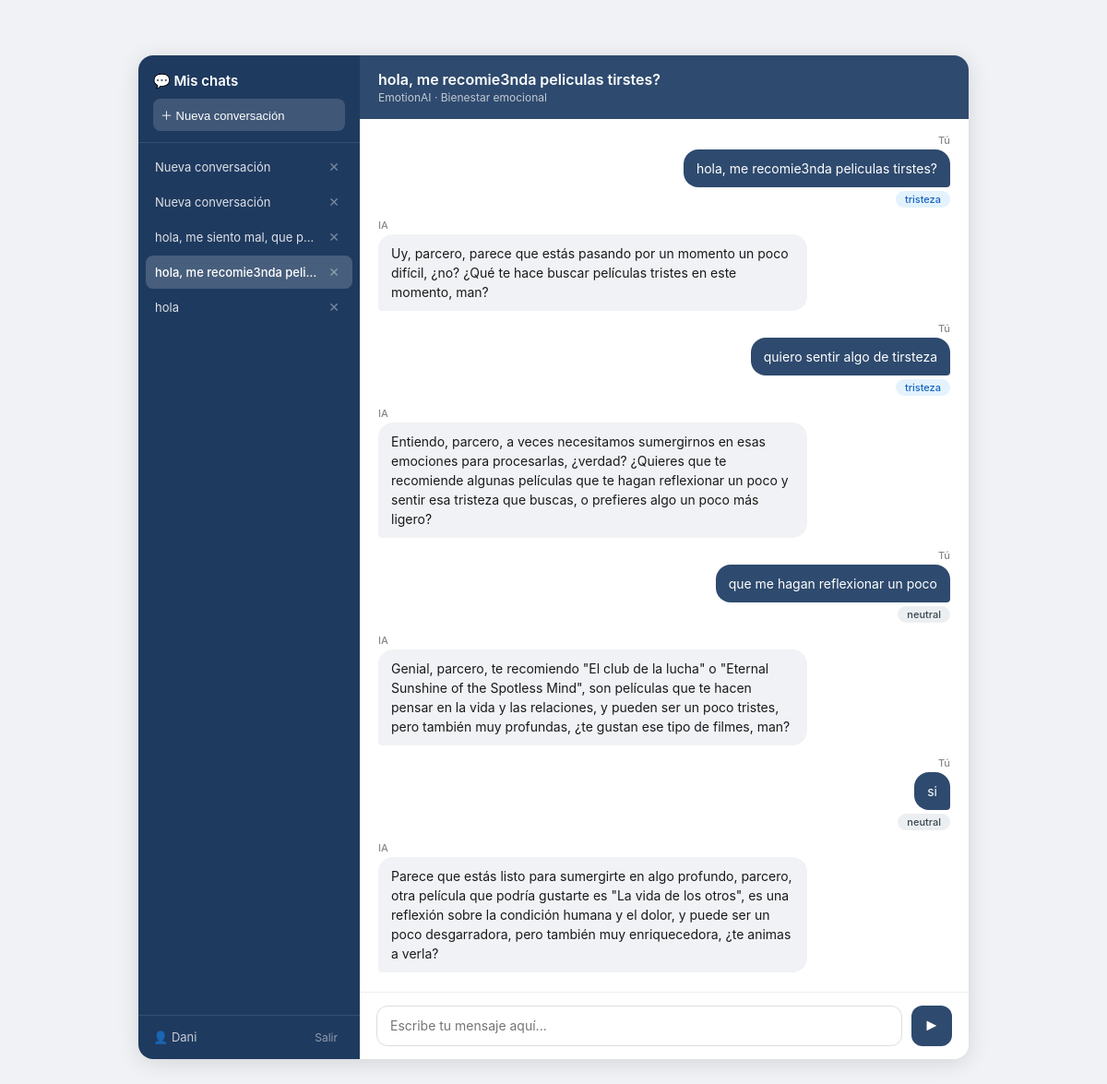
The page /api/analisis/conversacion/5/ (signed in) on the database its author committed.
### chat/models.py (models this page shows, shortened)
class Conversacion(models.Model):
    usuario = models.ForeignKey(
        User,
        on_delete=models.CASCADE,
        related_name='conversaciones'
    )
    titulo = models.CharField(max_length=200, default='Nueva conversación')
    fecha_inicio = models.DateTimeField(auto_now_add=True)
    fecha_ultimo_mensaje = models.DateTimeField(auto_now=True)
    class Meta:
        ordering = ['-fecha_ultimo_mensaje']
        db_table = 'chat_conversacion'

class Mensaje(models.Model):
    conversacion = models.ForeignKey(
        Conversacion,
        on_delete=models.CASCADE,
        related_name='mensajes',
        null=True,
        blank=True
    )
    usuario = models.ForeignKey(
        User,
        on_delete=models.CASCADE,
        related_name='mensajes',
        null=True,
        blank=True
    )
    texto = models.TextField(verbose_name='Texto del mensaje')
    emocion_detectada = models.CharField(max_length=50, blank=True, null=True)
    respuesta_ia = models.TextField(blank=True, null=True)
    fecha_creacion = models.DateTimeField(auto_now_add=True)
    class Meta:
        ordering = ['fecha_creacion']
        db_table = 'chat_mensaje'

### analisis/views.py (the view)
# urls.py: path('conversacion/<int:conv_id>/',    cambiar_conversacion,        name='cambiar-conversacion'),
@login_required
def cambiar_conversacion(request, conv_id):
    conversacion = get_object_or_404(
        Conversacion, id=conv_id, usuario=request.user
    )
    conversaciones = Conversacion.objects.filter(usuario=request.user)
    mensajes = conversacion.mensajes.all()
    return render(request, 'chat.html', {
        'conversacion': conversacion,
        'conversaciones': conversaciones,
        'mensajes': mensajes,
    })

### templates/chat.html (shortened to what this page needs)
<!DOCTYPE html>
<html lang="es">
<head>
</head>
<body>
<div class="app">
  <div class="sidebar">
    <div class="sidebar-header">
      <h2>💬 Mis chats</h2>
      <button class="btn-nuevo" onclick="nuevaConversacion()">
        ＋ Nueva conversación
      </button>
    </div>
    <div class="conv-lista" id="conv-lista">
      {% for conv in conversaciones %}
        <div class="conv-item {% if conv.id == conversacion.id %}activa{% endif %}"
             id="conv-{{ conv.id }}"
             onclick="cargarConversacion({{ conv.id }})">
          <span class="conv-titulo" title="{{ conv.titulo }}">{{ conv.titulo }}</span>
          <button class="btn-eliminar-conv"
                  onclick="event.stopPropagation(); eliminarConversacion({{ conv.id }})"
                  title="Eliminar conversación">✕</button>
        </div>
      {% empty %}
        <p style="color:rgba(255,255,255,0.4); font-size:12px; padding:12px;">
          No hay conversaciones aún.
        </p>
      {% endfor %}
    </div>
    <div class="sidebar-footer">
      <div class="user-info">
        <span class="user-name">👤 {{ request.user.username }}</span>
        <a href="/logout/" class="btn-logout">Salir</a>
      </div>
    </div>
  </div>
  <div class="chat-area">
    <div class="chat-header">
      <h1 id="titulo-chat">{{ conversacion.titulo }}</h1>
      <p>EmotionAI · Bienestar emocional</p>
    </div>
    <div class="chat-messages" id="chat-messages">
      {% if mensajes %}
        {% for mensaje in mensajes %}
          <div class="mensaje usuario" id="msg-{{ mensaje.id }}">
            <div class="mensaje-label">
              Tú
            </div>
            <div class="burbuja">{{ mensaje.texto }}</div>
            {% if mensaje.emocion_detectada %}
              <div class="emocion-tag emocion-{{ mensaje.emocion_detectada }}">
                {{ mensaje.emocion_detectada }}
              </div>
            {% endif %}
          </div>
          {% if mensaje.respuesta_ia %}
            <div class="mensaje ia">
              <div class="mensaje-label">IA</div>
              <div class="burbuja">{{ mensaje.respuesta_ia }}</div>
            </div>
          {% endif %}
        {% endfor %}
      {% else %}
        <div class="bienvenida" id="bienvenida">
          <strong>Hola! {{ request.user.username }} </strong>
          Cuéntame cómo te sientes, estoy aquí para escucharte.
        </div>
      {% endif %}
    </div>
    <div class="chat-input-area">
      <textarea
        id="input-texto"
        placeholder="Escribe tu mensaje aquí..."
        rows="1"
      ></textarea>
      <button class="send-btn" id="btn-enviar" title="Enviar">&#9658;</button>
    </div>
  </div>
</div>
</body>
</html>

### templates/chat.html (style rules this page uses)
* { box-sizing: border-box; margin: 0; padding: 0; }
body { font-family: -apple-system, BlinkMacSystemFont, 'Segoe UI', sans-serif; background: #f0f2f5; display: flex; justify-content: center; align-items: center; min-height: 100vh; padding: 20px; }
.app { width: 100%; max-width: 900px; height: 90vh; display: flex; border-radius: 16px; box-shadow: 0 4px 24px rgba(0,0,0,0.12); overflow: hidden; background: white; }
.sidebar { width: 240px; background: #1F3A5F; display: flex; flex-direction: column; flex-shrink: 0; }
.sidebar-header { padding: 18px 16px 12px; border-bottom: 1px solid rgba(255,255,255,0.1); }
.sidebar-header h2 { color: white; font-size: 15px; font-weight: 600; margin-bottom: 10px; }
.btn-nuevo { width: 100%; padding: 8px; background: rgba(255,255,255,0.15); color: white; border: none; border-radius: 8px; font-size: 13px; cursor: pointer; transition: background 0.2s; text-align: left; display: flex; align-items: center; gap: 6px; }
.conv-lista { flex: 1; overflow-y: auto; padding: 8px; }
.conv-item { display: flex; align-items: center; justify-content: space-between; padding: 8px 10px; border-radius: 8px; cursor: pointer; transition: background 0.2s; margin-bottom: 2px; gap: 6px; }
.conv-item.activa { background: rgba(255,255,255,0.18); }
.conv-titulo { color: rgba(255,255,255,0.85); font-size: 13px; flex: 1; white-space: nowrap; overflow: hidden; text-overflow: ellipsis; }
.conv-item.activa .conv-titulo { color: white; font-weight: 500; }
.btn-eliminar-conv { background: none; border: none; color: rgba(255,255,255,0.4); cursor: pointer; font-size: 14px; padding: 2px 4px; border-radius: 4px; flex-shrink: 0; transition: color 0.2s; }
.sidebar-footer { padding: 12px 16px; border-top: 1px solid rgba(255,255,255,0.1); }
.user-info { display: flex; align-items: center; justify-content: space-between; }
.user-name { color: rgba(255,255,255,0.75); font-size: 13px; }
.btn-logout { color: rgba(255,255,255,0.5); text-decoration: none; font-size: 12px; padding: 4px 8px; border-radius: 6px; transition: all 0.2s; }
.chat-area { flex: 1; display: flex; flex-direction: column; overflow: hidden; }
.chat-header { background: #2E4A6E; color: white; padding: 16px 20px; flex-shrink: 0; }
.chat-header h1 { font-size: 16px; font-weight: 600; margin-bottom: 2px; }
.chat-header p { font-size: 12px; opacity: 0.7; }
.chat-messages { flex: 1; overflow-y: auto; padding: 20px; display: flex; flex-direction: column; gap: 12px; }
.mensaje { display: flex; flex-direction: column; max-width: 75%; }
.mensaje.usuario { align-self: flex-end; align-items: flex-end; }
.mensaje.ia { align-self: flex-start; align-items: flex-start; }
.mensaje-label { font-size: 11px; color: #888; margin-bottom: 3px; font-weight: 500; display: flex; align-items: center; gap: 6px; }
.burbuja { padding: 10px 14px; border-radius: 16px; font-size: 14px; line-height: 1.5; word-break: break-word; }
.usuario .burbuja { background: #2E4A6E; color: white; border-radius: 16px 16px 4px 16px; }
.ia .burbuja { background: #f0f2f5; color: #1a1a1a; border-radius: 16px 16px 16px 4px; }
.emocion-tag { display: inline-flex; align-items: center; font-size: 11px; padding: 2px 10px; border-radius: 20px; margin-top: 4px; font-weight: 500; }
.emocion-tristeza { background: #E3F2FD; color: #1565C0; }
.emocion-neutral { background: #ECEFF1; color: #37474F; }
.chat-input-area { padding: 14px 18px; border-top: 1px solid #eee; display: flex; gap: 10px; align-items: flex-end; flex-shrink: 0; background: white; }
textarea { flex: 1; border: 1.5px solid #ddd; border-radius: 12px; padding: 10px 14px; font-size: 14px; font-family: inherit; resize: none; outline: none; max-height: 120px; min-height: 44px; line-height: 1.5; transition: border-color 0.2s; }
button.send-btn { background: #2E4A6E; color: white; border: none; border-radius: 12px; width: 44px; height: 44px; cursor: pointer; font-size: 18px; display: flex; align-items: center; justify-content: center; flex-shrink: 0; transition: background 0.2s, opacity 0.2s; }

### rows shown on the page
Conversacion: titulo "Nueva conversación"
Conversacion: titulo "Nueva conversación"
Conversacion: titulo "hola, me siento mal, que p…"
Conversacion: titulo "hola, me recomie3nda peli…", titulo "hola, me recomie3nda peliculas tirstes?"
Conversacion: titulo "hola"
Mensaje: texto "hola, me recomie3nda peliculas tirstes?", emocion_detectada "tristeza", respuesta_ia "Uy, parcero, parece que estás pasando por un momento un poco difícil, ¿no? ¿Qué te hace buscar películas tristes en este momento, man?"
Mensaje: texto "quiero sentir algo de tirsteza", emocion_detectada "tristeza", respuesta_ia "Entiendo, parcero, a veces necesitamos sumergirnos en esas emociones para procesarlas, ¿verdad? ¿Quieres que te recomiende algunas películas que te hagan reflexionar un poco y sentir esa tristeza que buscas, o prefieres algo un poco más ligero?"
Mensaje: texto "que me hagan reflexionar un poco", emocion_detectada "neutral", respuesta_ia "Genial, parcero, te recomiendo \"El club de la lucha\" o \"Eternal Sunshine of the Spotless Mind\", son películas que te hacen pensar en la vida y las relaciones, y pueden ser un poco tristes, pero también muy profundas, ¿te gustan ese tipo de filmes, man?"
Mensaje: texto "si", emocion_detectada "neutral", respuesta_ia "Parece que estás listo para sumergirte en algo profundo, parcero, otra película que podría gustarte es \"La vida de los otros\", es una reflexión sobre la condición humana y el dolor, y puede ser un poco desgarradora, pero también muy enriquecedora, ¿te animas a verla?"

### other values the page prints
{{ request.user.username }} "Dani"
